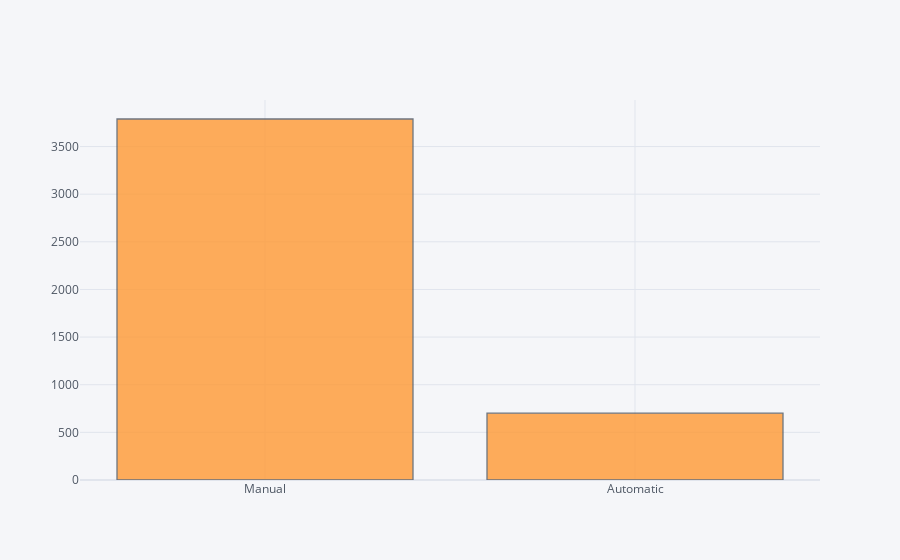

The notebook cell saved with this chart:
### Code cell
df['car_type'].iplot(kind='hist')

### Figure 1 — Plotly figure (JSON) as saved in the notebook; plotly's stock layout.template omitted (floating-point values rounded to 4 significant figures; data arrays with more than 128 entries replaced by an {"elided": "..."} marker saying what was removed)
{"data": [{"histfunc": "count", "histnorm": "", "marker": {"color": "rgba(255, 153, 51, 1.0)", "line": {"color": "#4D5663", "width": 1.3}}, "name": "car_type", "opacity": 0.8, "orientation": "v", "type": "histogram", "x": {"elided": "4490 str values"}}], "layout": {"barmode": "overlay", "legend": {"bgcolor": "#F5F6F9", "font": {"color": "#4D5663"}}, "paper_bgcolor": "#F5F6F9", "plot_bgcolor": "#F5F6F9", "title": {"font": {"color": "#4D5663"}}, "xaxis": {"gridcolor": "#E1E5ED", "showgrid": true, "tickfont": {"color": "#4D5663"}, "title": {"font": {"color": "#4D5663"}, "text": ""}, "zerolinecolor": "#E1E5ED"}, "yaxis": {"gridcolor": "#E1E5ED", "showgrid": true, "tickfont": {"color": "#4D5663"}, "title": {"font": {"color": "#4D5663"}, "text": ""}, "zerolinecolor": "#E1E5ED"}}}
